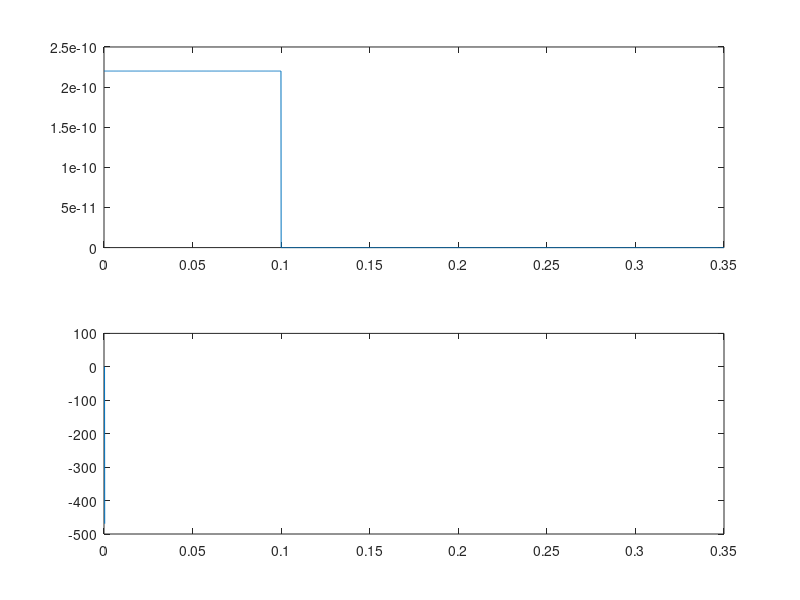

Reproduce this figure in MATLAB.
% Tutorial 4.1, this code builds the Hodgkin-Huxley model as an oscillator
% By Clark Xu, Feb. 10, 2023

%% parameter
G_leak = 30e-9;
Gmax_Na = 12e-3;
Gmax_K = 3.6e-6;
E_Na = 0.045;
E_K = -0.082;
E_l = -0.060;
C_m = 100e-12;


%% time vector
tmax = 0.35;
dt = 1e-4;  % 0.1ms
tvec = 0:dt:tmax;
Nt = length(tvec);
Ntrial = 1;

%% vector for membrane potentials, m, h, and n
Vm = zeros(Ntrial, Nt);
mvec = zeros(size(Vm));
hvec = zeros(size(Vm));
nvec = zeros(size(Vm));

%% vector for Iapp
Iapp = ones(size(Vm));

Ibaseline = 0;
Iamplitude = 0.22e-9;

Iapp(1,:) = Iapp(1,:)*Ibaseline;
Iapp(1, 1:0.1/dt) = Iamplitude;



Vinit = -7.2e-3;
Vm(1,1) = Vinit;

for trial = 1:Ntrial
    
    for i = 2:Nt

        alphaM = (1e5 * (-Vm(trial,i-1)-0.045))/ ...
            (exp(100 * (-Vm(trial,i-1)-0.045))-1);
        betaM = 4e3 * exp((-Vm(trial,i-1)-0.070)/0.018);
        dm = alphaM*(1-mvec(trial,i-1)) - betaM*mvec(trial,i-1);
        mvec(trial,i) = mvec(trial,i-1)+dm*dt;

        alphaH = 70 * exp(50*(-Vm(trial,i-1)-0.070));    
        betaH = 1e3/(1+exp(100*(-Vm(trial,i-1)-0.040)));
        dh = alphaH*(1-hvec(trial,i-1)) - betaH*hvec(trial,i-1);
        hvec(trial,i) = hvec(trial,i-1)+dh*dt;

        alphaN = 1e4 * (-Vm(trial,i-1)-0.060)/ ...
            (exp(100*(-Vm(trial,i-1)-0.060))-1);
        betaN = 125 * exp((-Vm(trial,i-1)-0.070)/0.08);
        dn = alphaN*(1-nvec(trial,i-1)) - betaN*nvec(trial,i-1);
        nvec(trial,i) = nvec(trial,i-1)+dn*dt;

        dVm = G_leak * (E_l-Vm(trial,i-1)) + ...
            Gmax_Na * mvec(trial,i)^3 * hvec(trial,i) * (E_Na-Vm(trial,i-1)) + ...
            Gmax_K * nvec(trial,i)^4 * (E_K - Vm(trial,i-1)) + Iapp(trial,i);
        Vm(trial,i) = Vm(trial,i-1)+dVm*(dt/C_m);
    end
end

subplot(2,1,1);
plot(tvec,Iapp);

subplot(2,1,2);
plot(tvec, Vm);
